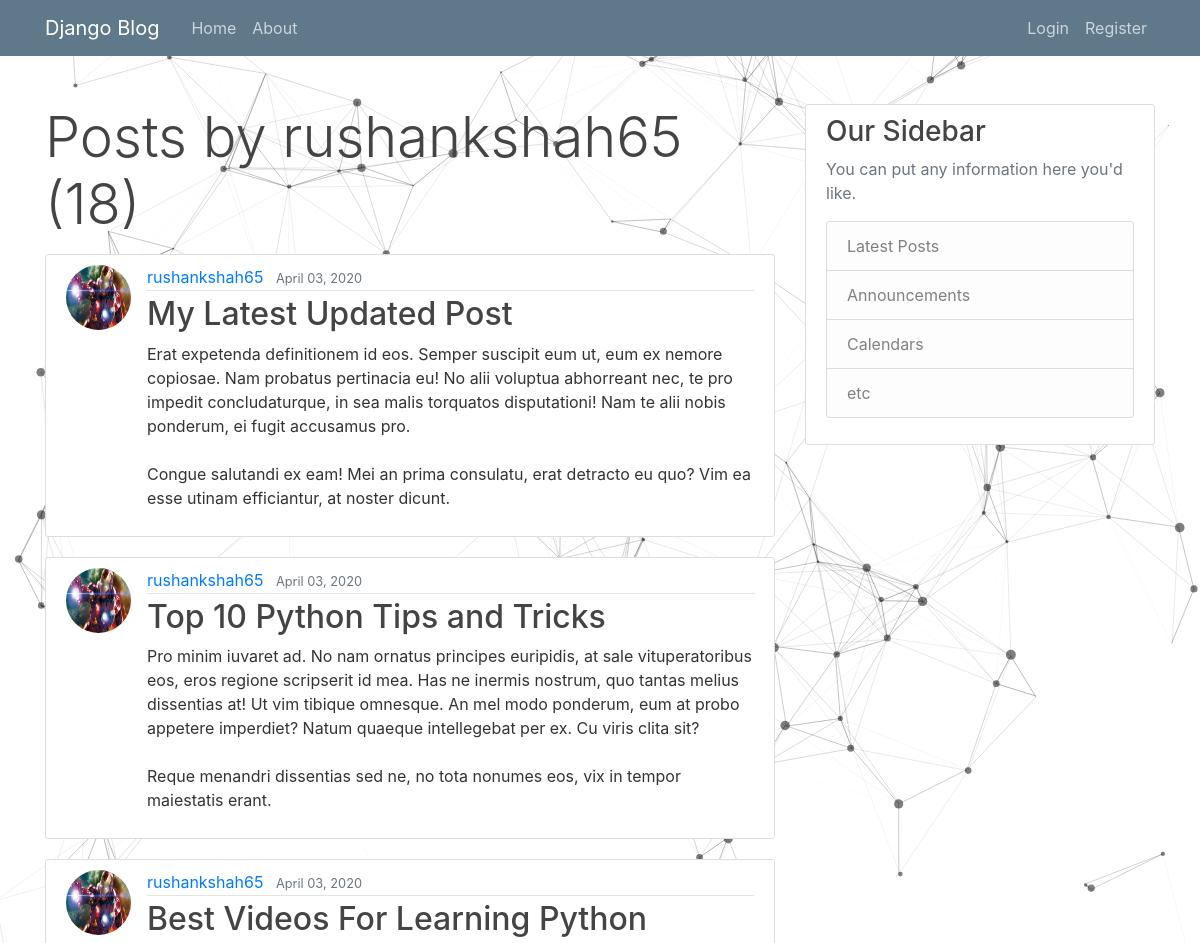
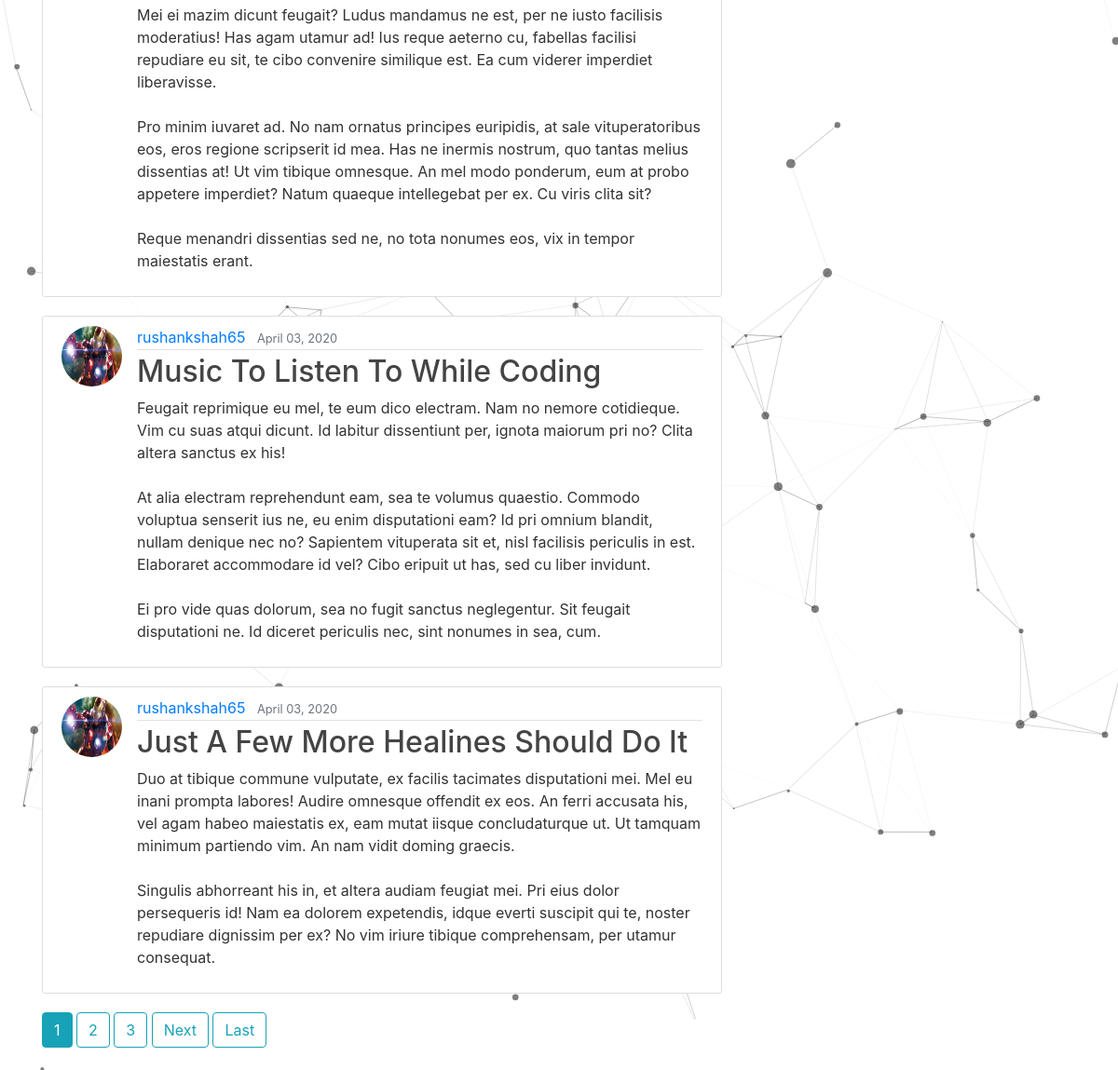
Page /user/rushankshah65 on the committed database (2 pictures, top to bottom).
### blog/models.py (models this page shows, shortened)
class Post(models.Model):
	title = models.CharField(max_length = 100)
	content = models.TextField()
	date_posted = models.DateTimeField(default = timezone.now)
	author = models.ForeignKey(User, on_delete = models.CASCADE)

### users/models.py (models this page shows, shortened)
class Profile(models.Model):
	user = models.OneToOneField(User, on_delete=models.CASCADE)
	image = models.ImageField(default = 'default.jpg', upload_to = 'profile_pics')

### blog/views.py (the view)
# urls.py: path('user/<str:username>', UserPostListView.as_view(), name='user-posts'),
class UserPostListView(ListView):
	model = Post
	template_name = 'blog/user_posts.html'
	context_object_name ='posts'
	paginate_by = 5
	def get_queryset(self):
		user = get_object_or_404(User, username=self.kwargs.get('username'))
		return Post.objects.filter(author=user).order_by('-date_posted')

### blog/templates/blog/user_posts.html (shortened to what this page needs)
{% extends "blog/base.html" %}
{% block content %}
<h3 class="display-4 mb-3">Posts by {{ view.kwargs.username }} ({{ page_obj.paginator.count }})</h3>
{% for post in posts %}
	<article class="media content-section">
		<img src="{{ post.author.profile.image.url }}" class="rounded-circle article-img img-fluid">
	  <div class="media-body">
	    <div class="article-metadata">
	      <a class="mr-2" href="{% url 'user-posts' post.author.username %}">{{ post.author }}</a>
	      <small class="text-muted">{{ post.date_posted|date:"F d, Y" }}</small>
	    </div>
	    <h2><a class="article-title" href="{% url 'post-detail' post.id %}">{{ post.title }}</a></h2>
	    <p class="article-content">{{ post.content }}</p>
	  </div>
</article>
{% endfor %}
{% if is_paginated %}
	{% for num in page_obj.paginator.page_range %}
		{% if page_obj.number == num %}
			<a href="?page={{ num }}" class="btn btn-info mb-4">{{num}}</a>
			{% elif num > page_obj.number|add:'-3' and num < page_obj.number|add:'3' %}
			<a href="?page={{ num }}" class="btn btn-outline-info mb-4">{{num}}</a>
		{% endif %}
	{% endfor %}
	{% if page_obj.has_next %}
		<a href="?page={{page_obj.next_page_number}}" class="btn btn-outline-info mb-4">Next</a>
		<a href="?page={{ page_obj.paginator.num_pages }}" class="btn btn-outline-info mb-4">Last</a>
	{% endif %}
{% endif %}
{% endblock content %}

### blog/static/blog/main.css (style rules this page uses)
body { background: #fafafa; color: #333333; margin-top: 5rem; }
h1, h2, h3, h4, h5, h6 { color: #444444; }
.content-section { background: #ffffff; padding: 10px 20px; border: 1px solid #dddddd; border-radius: 3px; margin-bottom: 20px; }
.article-title { color: #444444; }
.article-content { white-space: pre-line; }
.article-img { height: 65px; width: 65px; margin-right: 16px; }
.article-metadata { padding-bottom: 1px; margin-bottom: 4px; border-bottom: 1px solid #e3e3e3 }

### rows in the picture
Post: author.profile.image (picture), author "rushankshah65", date_posted "April 03, 2020", title "My Latest Updated Post", content "Erat expetenda definitionem id eos. Semper suscipit eum ut, eum ex nemore copiosae. Nam probatus pertinacia eu! No alii voluptua abhorreant nec, te pro impedit concludaturque, in sea malis torquatos disputationi! Nam te alii nobis ponderum, ei fugit accusamus pro. Congue salutandi ex eam! Mei an prima consulatu, erat detracto eu quo? Vim ea esse utinam efficiantur, at noster dicunt."
Post: author.profile.image (picture), author "rushankshah65", date_posted "April 03, 2020", title "Top 10 Python Tips and Tricks", content "Pro minim iuvaret ad. No nam ornatus principes euripidis, at sale vituperatoribus eos, eros regione scripserit id mea. Has ne inermis nostrum, quo tantas melius dissentias at! Ut vim tibique omnesque. An mel modo ponderum, eum at probo appetere imperdiet? Natum quaeque intellegebat per ex. Cu viris clita sit? Reque menandri dissentias sed ne, no tota nonumes eos, vix in tempor maiestatis erant."
Post: author.profile.image (picture), author "rushankshah65", date_posted "April 03, 2020", title "Best Videos For Learning Python", content "Mei ei mazim dicunt feugait? Ludus mandamus ne est, per ne iusto facilisis moderatius! Has agam utamur ad! Ius reque aeterno cu, fabellas facilisi repudiare eu sit, te cibo convenire similique est. Ea cum viderer imperdiet liberavisse. Pro minim iuvaret ad. No nam ornatus principes euripidis, at sale vituperatoribus eos, eros regione scripserit id mea. Has ne inermis nostrum, quo tantas melius dissentias at! Ut vim tibique omnesque. An mel modo ponderum, eum at probo appetere imperdiet? Natum quaeque intellegebat per ex. Cu viris clita sit? Reque menandri dissentias sed ne, no tota nonumes eos, vix in tempor maiestatis erant."
Post: author.profile.image (picture), author "rushankshah65", date_posted "April 03, 2020", title "Music To Listen To While Coding", content "Feugait reprimique eu mel, te eum dico electram. Nam no nemore cotidieque. Vim cu suas atqui dicunt. Id labitur dissentiunt per, ignota maiorum pri no? Clita altera sanctus ex his! At alia electram reprehendunt eam, sea te volumus quaestio. Commodo voluptua senserit ius ne, eu enim disputationi eam? Id pri omnium blandit, nullam denique nec no? Sapientem vituperata sit et, nisl facilisis periculis in est. Elaboraret accommodare id vel? Cibo eripuit ut has, sed cu liber invidunt. Ei pro vide quas dolorum, sea no fugit sanctus neglegentur. Sit feugait disputationi ne. Id diceret periculis nec, sint nonumes in sea, cum."
Post: author.profile.image (picture), author "rushankshah65", date_posted "April 03, 2020", title "Just A Few More Healines Should Do It", content "Duo at tibique commune vulputate, ex facilis tacimates disputationi mei. Mel eu inani prompta labores! Audire omnesque offendit ex eos. An ferri accusata his, vel agam habeo maiestatis ex, eam mutat iisque concludaturque ut. Ut tamquam minimum partiendo vim. An nam vidit doming graecis. Singulis abhorreant his in, et altera audiam feugiat mei. Pri eius dolor persequeris id! Nam ea dolorem expetendis, idque everti suscipit qui te, noster repudiare dignissim per ex? No vim iriure tibique comprehensam, per utamur consequat."

### other values in the picture
{{ view.kwargs.username }} "rushankshah65"
{{ page_obj.paginator.count }} "18"
{{ num }} "1"
{{ num }} "2" "3"
